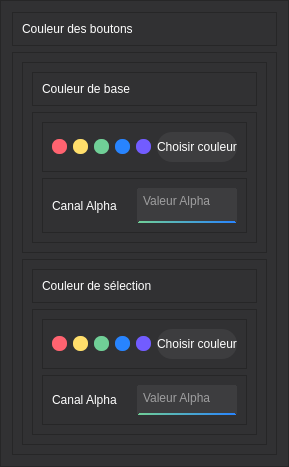
                  <widget class="QFrame" name="frame_12">
                   <property name="minimumSize">
                    <size>
                     <width>0</width>
                     <height>450</height>
                    </size>
                   </property>
                   <property name="styleSheet">
                    <string notr="true">*{
	background: #313133;
}</string>
                   </property>
                   <property name="frameShape">
                    <enum>QFrame::StyledPanel</enum>
                   </property>
                   <property name="frameShadow">
                    <enum>QFrame::Raised</enum>
                   </property>
                   <layout class="QVBoxLayout" name="verticalLayout_17">
                    <item>
                     <widget class="QFrame" name="frame_43">
                      <property name="maximumSize">
                       <size>
                        <width>16777215</width>
                        <height>55</height>
                       </size>
                      </property>
                      <property name="frameShape">
                       <enum>QFrame::StyledPanel</enum>
                      </property>
                      <property name="frameShadow">
                       <enum>QFrame::Raised</enum>
                      </property>
                      <layout class="QHBoxLayout" name="horizontalLayout_24">
                       <item>
                        <widget class="QLabel" name="label_11">
                         <property name="maximumSize">
                          <size>
                           <width>16777215</width>
                           <height>55</height>
                          </size>
                         </property>
                         <property name="styleSheet">
                          <string notr="true">*{
	font: 100 20pt &quot;Ubuntu&quot;;
	color: white;
}</string>
                         </property>
                         <property name="text">
                          <string>Couleur des boutons</string>
                         </property>
                        </widget>
                       </item>
                      </layout>
                     </widget>
                    </item>
                    <item>
                     <widget class="QFrame" name="frame_44">
                      <property name="frameShape">
                       <enum>QFrame::StyledPanel</enum>
                      </property>
                      <property name="frameShadow">
                       <enum>QFrame::Raised</enum>
                      </property>
                      <layout class="QVBoxLayout" name="verticalLayout_18">
                       <item>
                        <widget class="QFrame" name="frame_46">
                         <property name="frameShape">
                          <enum>QFrame::StyledPanel</enum>
                         </property>
                         <property name="frameShadow">
                          <enum>QFrame::Raised</enum>
                         </property>
                         <layout class="QVBoxLayout" name="verticalLayout_19">
                          <item>
                           <widget class="QFrame" name="frame_48">
                            <property name="maximumSize">
                             <size>
                              <width>16777215</width>
                              <height>45</height>
                             </size>
                            </property>
                            <property name="frameShape">
                             <enum>QFrame::StyledPanel</enum>
                            </property>
                            <property name="frameShadow">
                             <enum>QFrame::Raised</enum>
                            </property>
                            <layout class="QHBoxLayout" name="horizontalLayout_25">
                             <item>
                              <widget class="QLabel" name="label_12">
                               <property name="maximumSize">
                                <size>
                                 <width>16777215</width>
                                 <height>45</height>
                                </size>
                               </property>
                               <property name="styleSheet">
                                <string notr="true">*{
	color: white;
	font: 100 14pt &quot;Ubuntu&quot;;
}</string>
                               </property>
                               <property name="text">
                                <string>Couleur de base</string>
                               </property>
                              </widget>
                             </item>
                            </layout>
                           </widget>
                          </item>
                          <item>
                           <widget class="QFrame" name="frame_49">
                            <property name="frameShape">
                             <enum>QFrame::StyledPanel</enum>
                            </property>
                            <property name="frameShadow">
                             <enum>QFrame::Raised</enum>
                            </property>
                            <layout class="QVBoxLayout" name="verticalLayout_24">
                             <item>
                              <widget class="QFrame" name="frame_50">
                               <property name="frameShape">
                                <enum>QFrame::StyledPanel</enum>
                               </property>
                               <property name="frameShadow">
                                <enum>QFrame::Raised</enum>
                               </property>
                               <layout class="QHBoxLayout" name="horizontalLayout_26">
                                <item>
                                 <widget class="QPushButton" name="redButtonBoot">
                                  <property name="maximumSize">
                                   <size>
                                    <width>15</width>
                                    <height>15</height>
                                   </size>
                                  </property>
                                  <property name="styleSheet">
                                   <string notr="true">QPushButton {
	background: #ff6370;
	border-radius: 7px;
}

QPushButton::selected {
	border: 2px solid, rgba(255, 99, 102, 60);
}</string>
                                  </property>
                                  <property name="text">
                                   <string/>
                                  </property>
                                 </widget>
                                </item>
                                <item>
                                 <widget class="QPushButton" name="yellowButtonBoot">
                                  <property name="maximumSize">
                                   <size>
                                    <width>15</width>
                                    <height>15</height>
                                   </size>
                                  </property>
                                  <property name="styleSheet">
                                   <string notr="true">*{
	background: #ffde6b;
	border-radius: 7px;
}</string>
                                  </property>
                                  <property name="text">
                                   <string/>
                                  </property>
                                 </widget>
                                </item>
                                <item>
                                 <widget class="QPushButton" name="greenButtonBoot">
                                  <property name="maximumSize">
                                   <size>
                                    <width>15</width>
                                    <height>15</height>
                                   </size>
                                  </property>
                                  <property name="styleSheet">
                                   <string notr="true">*{
	background: #70cf97;
	border-radius: 7px;
}</string>
                                  </property>
                                  <property name="text">
                                   <string/>
                                  </property>
                                 </widget>
                                </item>
                                <item>
                                 <widget class="QPushButton" name="blueButtonsBoot">
                                  <property name="maximumSize">
                                   <size>
                                    <width>15</width>
                                    <height>15</height>
                                   </size>
                                  </property>
                                  <property name="styleSheet">
                                   <string notr="true">*{
	background: #2884ff;
	border-radius: 7px;
}</string>
                                  </property>
                                  <property name="text">
                                   <string/>
                                  </property>
                                 </widget>
                                </item>
                                <item>
                                 <widget class="QPushButton" name="violetButtonBoot">
                                  <property name="maximumSize">
                                   <size>
                                    <width>15</width>
                                    <height>15</height>
                                   </size>
                                  </property>
                                  <property name="styleSheet">
                                   <string notr="true">*{
	background: #725cff;
	border-radius: 7px;
}</string>
                                  </property>
                                  <property name="text">
                                   <string/>
                                  </property>
                                 </widget>
                                </item>
                                <item>
                                 <widget class="QPushButton" name="openColorChooserBoot">
                                  <property name="minimumSize">
                                   <size>
                                    <width>0</width>
                                    <height>30</height>
                                   </size>
                                  </property>
                                  <property name="maximumSize">
                                   <size>
                                    <width>225</width>
                                    <height>16777215</height>
                                   </size>
                                  </property>
                                  <property name="styleSheet">
                                   <string notr="true">*{
	background: #3d3d3f;
	color: white;
	border-radius: 15px;
}</string>
                                  </property>
                                  <property name="text">
                                   <string>Choisir couleur</string>
                                  </property>
                                  <property name="icon">
                                   <iconset>
                                    <normaloff>../ressources/icons8-color-swatch-20.png</normaloff>../ressources/icons8-color-swatch-20.png</iconset>
                                  </property>
                                 </widget>
                                </item>
                               </layout>
                              </widget>
                             </item>
                             <item>
                              <widget class="QFrame" name="frame_61">
                               <property name="minimumSize">
                                <size>
                                 <width>0</width>
                                 <height>50</height>
                                </size>
                               </property>
                               <property name="maximumSize">
                                <size>
                                 <width>16777215</width>
                                 <height>55</height>
                                </size>
                               </property>
                               <property name="frameShape">
                                <enum>QFrame::StyledPanel</enum>
                               </property>
                               <property name="frameShadow">
                                <enum>QFrame::Raised</enum>
                               </property>
                               <layout class="QHBoxLayout" name="horizontalLayout_36">
                                <item>
                                 <widget class="QLabel" name="label_17">
                                  <property name="styleSheet">
                                   <string notr="true">*{
	color: white;
	font: 100 14pt &quot;Ubuntu&quot;;
}</string>
                                  </property>
                                  <property name="text">
                                   <string>Canal Alpha</string>
                                  </property>
                                 </widget>
                                </item>
                                <item>
                                 <widget class="QTextEdit" name="textEditAlphaButton">
                                  <property name="maximumSize">
                                   <size>
                                    <width>100</width>
                                    <height>16777215</height>
                                   </size>
                                  </property>
                                  <property name="cursor" stdset="0">
                                   <cursorShape>IBeamCursor</cursorShape>
                                  </property>
                                  <property name="styleSheet">
                                   <string notr="true">* {
	color: white;
	background: #3d3d3f;
	border-radius: 1px;
	border: 2px solid;
	border-right-color: #3d3d3f;
	border-left-color: #3d3d3f;
	border-top-color: #3d3d3f;
	border-bottom-color: qlineargradient(spread:pad, x1:0, y1:1, x2:1, y2:1, stop:0 rgba(112, 207, 151, 255), stop:1 rgba(40, 132, 255, 255));
}</string>
                                  </property>
                                  <property name="placeholderText">
                                   <string>Valeur Alpha</string>
                                  </property>
                                 </widget>
                                </item>
                               </layout>
                              </widget>
                             </item>
                            </layout>
                           </widget>
                          </item>
                         </layout>
                        </widget>
                       </item>
                       <item>
                        <widget class="QFrame" name="frame_45">
                         <property name="frameShape">
                          <enum>QFrame::StyledPanel</enum>
                         </property>
                         <property name="frameShadow">
                          <enum>QFrame::Raised</enum>
                         </property>
                         <layout class="QVBoxLayout" name="verticalLayout_20">
                          <item>
                           <widget class="QFrame" name="frame_52">
                            <property name="maximumSize">
                             <size>
                              <width>16777215</width>
                              <height>45</height>
                             </size>
                            </property>
                            <property name="frameShape">
                             <enum>QFrame::StyledPanel</enum>
                            </property>
                            <property name="frameShadow">
                             <enum>QFrame::Raised</enum>
                            </property>
                            <layout class="QHBoxLayout" name="horizontalLayout_28">
                             <item>
                              <widget class="QLabel" name="label_13">
                               <property name="styleSheet">
                                <string notr="true">*{
	color: white;
	font: 100 14pt &quot;Ubuntu&quot;;
}</string>
                               </property>
                               <property name="text">
                                <string>Couleur de sélection</string>
                               </property>
                              </widget>
                             </item>
                            </layout>
                           </widget>
                          </item>
                          <item>
                           <widget class="QFrame" name="frame_51">
                            <property name="frameShape">
                             <enum>QFrame::StyledPanel</enum>
                            </property>
                            <property name="frameShadow">
                             <enum>QFrame::Raised</enum>
                            </property>
                            <layout class="QVBoxLayout" name="verticalLayout_22">
                             <item>
                              <widget class="QFrame" name="frame_53">
                               <property name="frameShape">
                                <enum>QFrame::StyledPanel</enum>
                               </property>
                               <property name="frameShadow">
                                <enum>QFrame::Raised</enum>
                               </property>
                               <layout class="QHBoxLayout" name="horizontalLayout_29">
                                <item>
                                 <widget class="QPushButton" name="redButtonBootSelected">
                                  <property name="maximumSize">
                                   <size>
                                    <width>15</width>
                                    <height>15</height>
                                   </size>
                                  </property>
                                  <property name="styleSheet">
                                   <string notr="true">QPushButton {
	background: #ff6370;
	border-radius: 7px;
}

QPushButton::selected {
	border: 2px solid, rgba(255, 99, 102, 60);
}</string>
                                  </property>
                                  <property name="text">
                                   <string/>
                                  </property>
                                 </widget>
                                </item>
                                <item>
                                 <widget class="QPushButton" name="yellowButtonBootSelected">
                                  <property name="maximumSize">
                                   <size>
                                    <width>15</width>
                                    <height>15</height>
                                   </size>
                                  </property>
                                  <property name="styleSheet">
                                   <string notr="true">*{
	background: #ffde6b;
	border-radius: 7px;
}</string>
                                  </property>
                                  <property name="text">
                                   <string/>
                                  </property>
                                 </widget>
                                </item>
                                <item>
                                 <widget class="QPushButton" name="greenButtonBootSelected">
                                  <property name="maximumSize">
                                   <size>
                                    <width>15</width>
                                    <height>15</height>
                                   </size>
                                  </property>
                                  <property name="styleSheet">
                                   <string notr="true">*{
	background: #70cf97;
	border-radius: 7px;
}</string>
                                  </property>
                                  <property name="text">
                                   <string/>
                                  </property>
                                 </widget>
                                </item>
                                <item>
                                 <widget class="QPushButton" name="blueButtonBootSelected">
                                  <property name="maximumSize">
                                   <size>
                                    <width>15</width>
                                    <height>15</height>
                                   </size>
                                  </property>
                                  <property name="styleSheet">
                                   <string notr="true">*{
	background: #2884ff;
	border-radius: 7px;
}</string>
                                  </property>
                                  <property name="text">
                                   <string/>
                                  </property>
                                 </widget>
                                </item>
                                <item>
                                 <widget class="QPushButton" name="violetButtonBootSelected">
                                  <property name="maximumSize">
                                   <size>
                                    <width>15</width>
                                    <height>15</height>
                                   </size>
                                  </property>
                                  <property name="styleSheet">
                                   <string notr="true">*{
	background: #725cff;
	border-radius: 7px;
}</string>
                                  </property>
                                  <property name="text">
                                   <string/>
                                  </property>
                                 </widget>
                                </item>
                                <item>
                                 <widget class="QPushButton" name="openColorChooserBootSelected">
                                  <property name="minimumSize">
                                   <size>
                                    <width>0</width>
                                    <height>30</height>
                                   </size>
                                  </property>
                                  <property name="maximumSize">
                                   <size>
                                    <width>225</width>
                                    <height>16777215</height>
                                   </size>
                                  </property>
                                  <property name="styleSheet">
                                   <string notr="true">*{
	background: #3d3d3f;
	color: white;
	border-radius: 15px;
}</string>
                                  </property>
                                  <property name="text">
                                   <string>Choisir couleur</string>
                                  </property>
                                  <property name="icon">
                                   <iconset>
                                    <normaloff>../ressources/icons8-color-swatch-20.png</normaloff>../ressources/icons8-color-swatch-20.png</iconset>
                                  </property>
                                 </widget>
                                </item>
                               </layout>
                              </widget>
                             </item>
                             <item>
                              <widget class="QFrame" name="frame_60">
                               <property name="minimumSize">
                                <size>
                                 <width>0</width>
                                 <height>50</height>
                                </size>
                               </property>
                               <property name="maximumSize">
                                <size>
                                 <width>16777215</width>
                                 <height>50</height>
                                </size>
                               </property>
                               <property name="frameShape">
                                <enum>QFrame::StyledPanel</enum>
                               </property>
                               <property name="frameShadow">
                                <enum>QFrame::Raised</enum>
                               </property>
                               <layout class="QHBoxLayout" name="horizontalLayout_35">
                                <item>
                                 <widget class="QLabel" name="label_16">
                                  <property name="styleSheet">
                                   <string notr="true">*{
	color: white;
	font: 100 14pt &quot;Ubuntu&quot;;
}</string>
                                  </property>
                                  <property name="text">
                                   <string>Canal Alpha</string>
                                  </property>
                                 </widget>
                                </item>
                                <item>
                                 <widget class="QTextEdit" name="textEditAlphaButtonsHover">
                                  <property name="maximumSize">
                                   <size>
                                    <width>100</width>
                                    <height>16777215</height>
                                   </size>
                                  </property>
                                  <property name="cursor" stdset="0">
                                   <cursorShape>IBeamCursor</cursorShape>
                                  </property>
                                  <property name="styleSheet">
                                   <string notr="true">* {
	color: white;
	background: #3d3d3f;
	border-radius: 1px;
	border: 2px solid;
	border-right-color: #3d3d3f;
	border-left-color: #3d3d3f;
	border-top-color: #3d3d3f;
	border-bottom-color: qlineargradient(spread:pad, x1:0, y1:1, x2:1, y2:1, stop:0 rgba(112, 207, 151, 255), stop:1 rgba(40, 132, 255, 255));
}</string>
                                  </property>
                                  <property name="placeholderText">
                                   <string>Valeur Alpha</string>
                                  </property>
                                 </widget>
                                </item>
                               </layout>
                              </widget>
                             </item>
                            </layout>
                           </widget>
                          </item>
                         </layout>
                        </widget>
                       </item>
                      </layout>
                     </widget>
                    </item>
                   </layout>
                  </widget>
